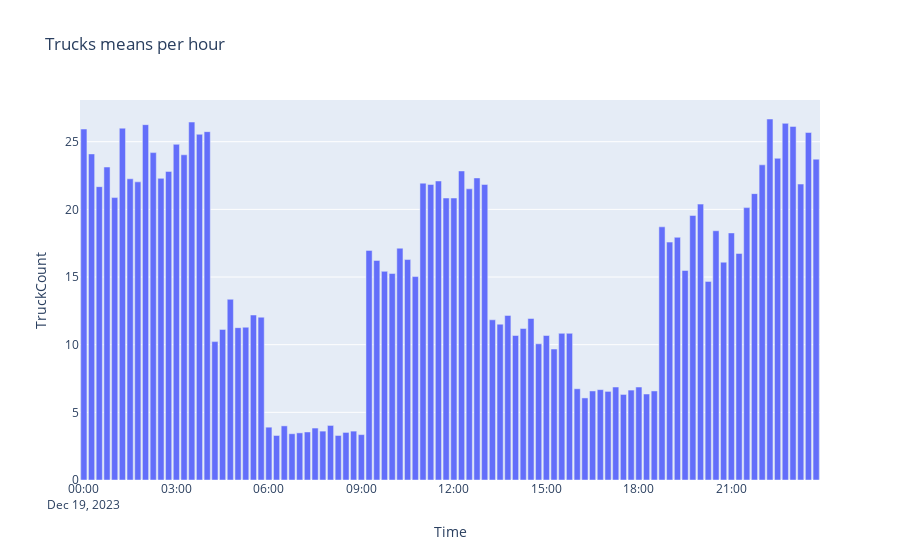

Notebook code for this chart:
### Markdown cell above
##### Focus on Trucks

### Code cell
trucks_df = df.copy()
trucks_df['Time'] = pd.to_datetime(trucks_df['Time'])
trucks_df = trucks_df.groupby('Time')['TruckCount'].mean().reset_index()

fig = px.bar(trucks_df, x='Time', y='TruckCount', title='Trucks means per hour')
fig.show()
